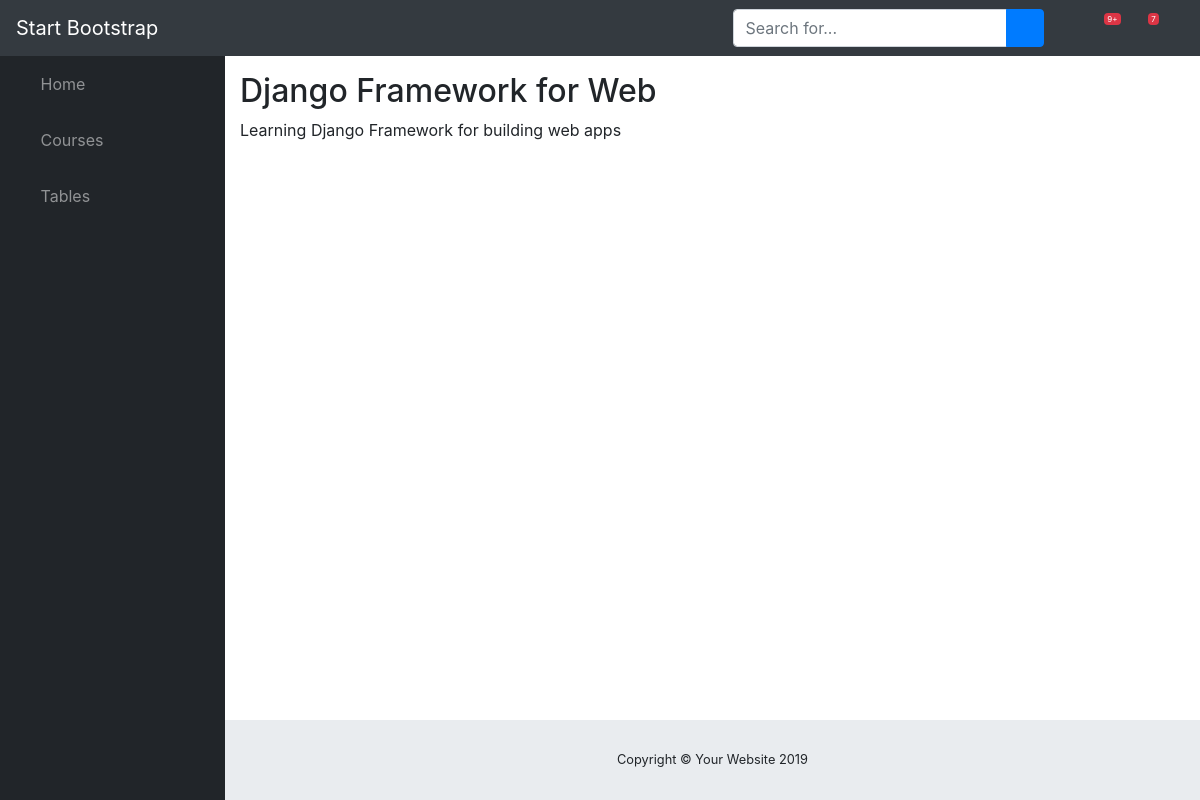
Screenshot of /courses/2 with the database file from the repository.
### courses/models.py (models this page shows, shortened)
class Course(models.Model):
    created_at = models.DateTimeField(auto_now_add=True)
    title = models.CharField(max_length=255)
    description = models.TextField()

### courses/views.py (the view)
# urls.py: path("<int:pk>",views.course_detail,name='detail')
def course_detail(request,pk):
    course = Course.objects.get(pk=pk)
    return render(request,'courses/course_detail.html',{'course':course})

### courses/templates/courses/course_detail.html (shortened to what this page needs)
{% extends 'sblayout.html' %}
{% block content %}
<article>
    <h2>{{ course.title }}</h2>
    {{ course.description }}
</article>
{% endblock content %}

### rows the page displays
Course: title "Django Framework for Web", description "Learning Django Framework for building web apps"
